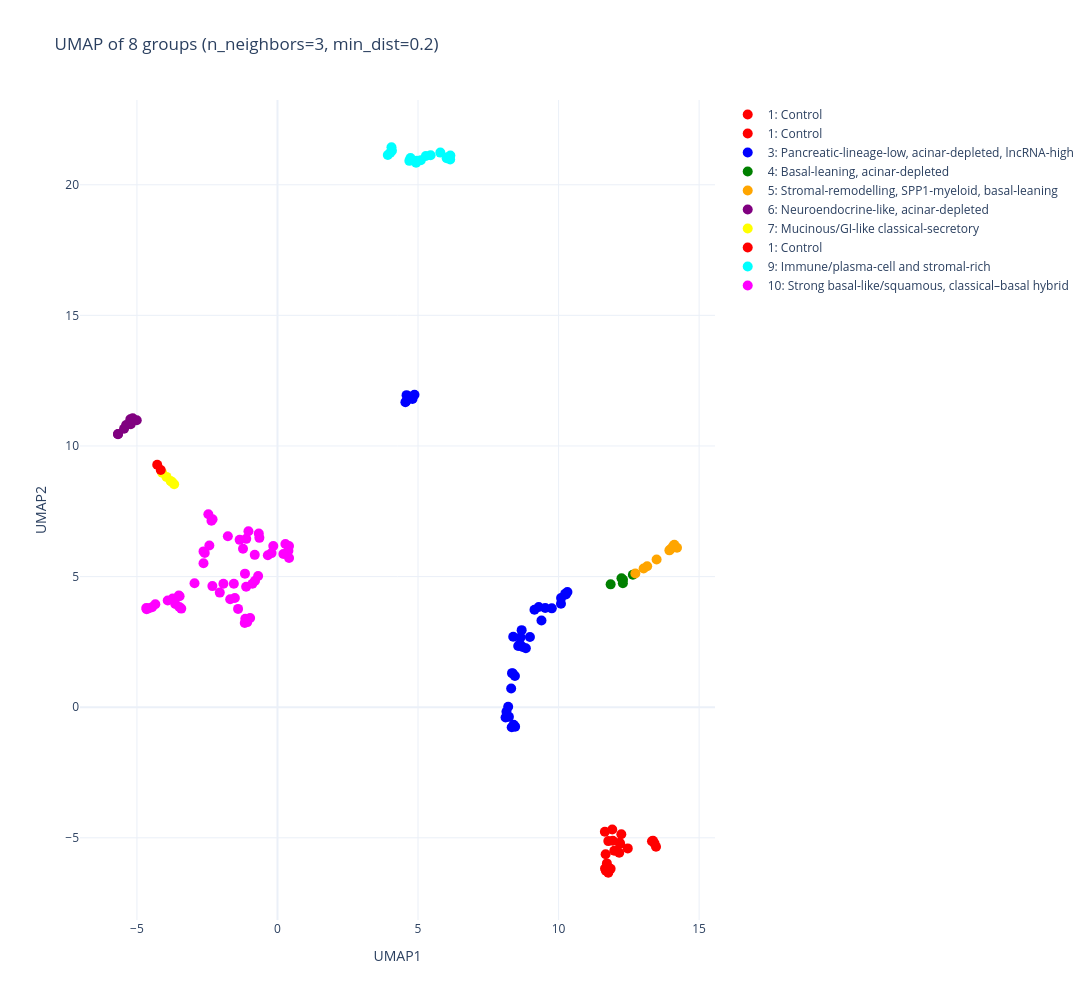

The code cell stored with this chart in its notebook:
### Code cell
import plotly.graph_objects as go

colors = [
    "red",
    "blue",
    "green",
    "orange",
    "purple",
    "yellow",
    "cyan",
    "magenta",
    "black",
    "gray",
]

dic_groups = {
    1: "Control",
    2: "Control",
    3: "Pancreatic-lineage-low, acinar-depleted, lncRNA-high",
    4: "Basal-leaning, acinar-depleted",
    5: "Stromal-remodelling, SPP1-myeloid, basal-leaning",
    6: "Neuroendocrine-like, acinar-depleted",
    7: "Mucinous/GI-like classical-secretory",
    8: "Control",
    9: "Immune/plasma-cell and stromal-rich",
    10: "Strong basal-like/squamous, classical–basal hybrid",
}



fig = cbio.plot_PCA_UMAP_plotly(df_umap=df_umap, df_hca=df_hca, dic_groups=dic_groups, n_neighbors=n_neighbors, min_dist=min_dist, width=1300, height=1000)

if fig: fig.show()

### Figure 1 — Plotly figure (JSON) as saved in the notebook; plotly's stock layout.template omitted (floating-point values rounded to 4 significant figures)
{"data": [{"customdata": ["N-C3L-07033", "N-C3L-07032", "N-C3L-07037"], "hovertemplate": "<b>%{customdata}</b><br>1: Control<br>UMAP1: %{x:.3f}<br>UMAP2: %{y:.3f}<extra></extra>", "marker": {"color": "red", "size": 10}, "mode": "markers+text", "name": "1: Control", "text": "", "textfont": {"size": 11}, "textposition": "middle right", "type": "scatter", "x": [11.68, 11.85, 11.77], "y": [-6.258, -6.188, -6.338]}, {"customdata": ["N-C3L-04072", "N-C3L-00589", "N-C3L-03123", "N-C3L-04080", "N-C3L-00640", "N-C3N-01719", "N-C3L-00819", "N-C3L-01689", "N-C3N-01899", "N-C3N-00517", "N-C3N-03069", "N-C3N-02765", "N-C3N-02589", "N-C3N-02996", "N-C3L-02606", "N-C3N-03173", "N-C3N-02696"], "hovertemplate": "<b>%{customdata}</b><br>1: Control<br>UMAP1: %{x:.3f}<br>UMAP2: %{y:.3f}<extra></extra>", "marker": {"color": "red", "size": 10}, "mode": "markers+text", "name": "1: Control", "text": "", "textfont": {"size": 11}, "textposition": "middle right", "type": "scatter", "x": [12.19, 11.72, 13.36, 11.77, 11.93, 11.65, 11.98, 11.65, 11.91, 12.17, 13.41, 13.32, 12.46, 13.47, 12.16, 11.67, 12.23], "y": [-5.227, -5.979, -5.113, -5.127, -5.112, -4.768, -5.495, -6.175, -4.68, -5.189, -5.213, -5.131, -5.406, -5.343, -5.57, -5.631, -4.867]}, {"customdata": ["T-C3L-02890", "T-C3L-03635", "T-C3L-02701", "T-C3L-00589", "T-C3L-03123", "T-C3L-01124", "T-C3L-00625", "T-C3N-03439", "T-C3L-00277", "T-C3L-04080", "T-C3N-02944", "T-C3N-01388", "T-C3L-00640", "T-C3N-01719", "T-C3N-04284", "T-C3N-00511", "T-C3N-03061", "T-C3N-03839", "T-C3N-01899", "T-C3N-03069", "T-C3N-02765", "T-C3L-01032", "T-C3L-04853", "T-C3L-04495", "T-C3L-00881", "T-C3N-01716", "T-C3N-03000", "T-C3L-03632", "T-C3N-02589", "T-C3N-03006", "T-C3N-02996", "T-C3L-03639", "T-C3L-02606", "T-C3N-03173", "T-C3N-02696"], "hovertemplate": "<b>%{customdata}</b><br>3: Pancreatic-lineage-low, acinar-depleted, lncRNA-high<br>UMAP1: %{x:.3f}<br>UMAP2: %{y:.3f}<extra></extra>", "marker": {"color": "blue", "size": 10}, "mode": "markers+text", "name": "3: Pancreatic-lineage-low, acinar-depleted, lncRNA-high", "text": "", "textfont": {"size": 11}, "textposition": "middle right", "type": "scatter", "x": [8.454, 8.62, 4.552, 10.09, 4.691, 8.373, 8.981, 8.65, 4.803, 8.343, 9.392, 9.759, 10.09, 8.563, 8.401, 10.31, 8.836, 9.143, 8.722, 4.586, 8.387, 10.26, 8.687, 8.447, 8.314, 10.23, 4.874, 8.207, 8.115, 8.145, 9.295, 4.593, 9.526, 8.233, 8.333], "y": [-0.7442, 2.418, 11.67, 4.177, 11.88, 1.289, 2.689, 2.673, 11.8, 1.303, 3.317, 3.784, 3.957, 2.346, -0.6729, 4.412, 2.259, 3.731, 2.307, 11.72, 2.698, 4.312, 2.949, 1.192, 0.7167, 4.345, 11.96, 0.0171, -0.3974, -0.1729, 3.833, 11.95, 3.795, -0.3691, -0.7704]}, {"customdata": ["T-C3L-04072", "T-C3N-03666", "T-C3L-00819", "T-C3N-03754", "T-C3N-03665"], "hovertemplate": "<b>%{customdata}</b><br>4: Basal-leaning, acinar-depleted<br>UMAP1: %{x:.3f}<br>UMAP2: %{y:.3f}<extra></extra>", "marker": {"color": "green", "size": 10}, "mode": "markers+text", "name": "4: Basal-leaning, acinar-depleted", "text": "", "textfont": {"size": 11}, "textposition": "middle right", "type": "scatter", "x": [12.29, 12.24, 11.85, 12.64, 12.29], "y": [4.744, 4.938, 4.703, 5.069, 4.881]}, {"customdata": ["T-C3N-01383", "T-C3L-01053", "T-C3L-02115", "T-C3L-01598", "T-C3L-01689", "T-C3L-01971", "T-C3N-00517", "T-C3N-01382", "T-C3L-01051"], "hovertemplate": "<b>%{customdata}</b><br>5: Stromal-remodelling, SPP1-myeloid, basal-leaning<br>UMAP1: %{x:.3f}<br>UMAP2: %{y:.3f}<extra></extra>", "marker": {"color": "orange", "size": 10}, "mode": "markers+text", "name": "5: Stromal-remodelling, SPP1-myeloid, basal-leaning", "text": "", "textfont": {"size": 11}, "textposition": "middle right", "type": "scatter", "x": [13.03, 14.21, 14.12, 13.15, 12.73, 13.94, 13.98, 13.49, 14.07], "y": [5.309, 6.103, 6.22, 5.394, 5.118, 6.005, 6.049, 5.655, 6.162]}, {"customdata": ["T-TCGA-3A-A9IL", "T-TCGA-3A-A9IN", "T-TCGA-3A-A9IS", "T-TCGA-2L-AAQM", "T-TCGA-3A-A9IR", "T-TCGA-3A-A9IV", "T-TCGA-3A-A9IO", "T-TCGA-3A-A9IJ"], "hovertemplate": "<b>%{customdata}</b><br>6: Neuroendocrine-like, acinar-depleted<br>UMAP1: %{x:.3f}<br>UMAP2: %{y:.3f}<extra></extra>", "marker": {"color": "purple", "size": 10}, "mode": "markers+text", "name": "6: Neuroendocrine-like, acinar-depleted", "text": "", "textfont": {"size": 11}, "textposition": "middle right", "type": "scatter", "x": [-5.673, -5.673, -5.15, -5.219, -5.384, -5.459, -5.235, -5.007], "y": [10.46, 10.45, 11.06, 10.84, 10.8, 10.66, 11.02, 10.99]}, {"customdata": ["T-TCGA-IB-8126", "T-TCGA-LB-A9Q5", "T-TCGA-FB-AAPP", "T-TCGA-US-A776", "T-TCGA-HZ-7289"], "hovertemplate": "<b>%{customdata}</b><br>7: Mucinous/GI-like classical-secretory<br>UMAP1: %{x:.3f}<br>UMAP2: %{y:.3f}<extra></extra>", "marker": {"color": "yellow", "size": 10}, "mode": "markers+text", "name": "7: Mucinous/GI-like classical-secretory", "text": "", "textfont": {"size": 11}, "textposition": "middle right", "type": "scatter", "x": [-3.675, -3.751, -3.947, -3.802, -4.104], "y": [8.535, 8.621, 8.817, 8.659, 8.977]}, {"customdata": ["T-TCGA-2J-AABV", "T-TCGA-F2-6880"], "hovertemplate": "<b>%{customdata}</b><br>1: Control<br>UMAP1: %{x:.3f}<br>UMAP2: %{y:.3f}<extra></extra>", "marker": {"color": "red", "size": 10}, "mode": "markers+text", "name": "1: Control", "text": "", "textfont": {"size": 11}, "textposition": "middle right", "type": "scatter", "x": [-4.152, -4.278], "y": [9.079, 9.28]}, {"customdata": ["T-TCGA-HZ-8637", "T-TCGA-US-A77J", "T-TCGA-XN-A8T5", "T-TCGA-HZ-7920", "T-TCGA-HV-A5A5", "T-TCGA-IB-AAUW", "T-TCGA-HZ-A49H", "T-TCGA-IB-7888", "T-TCGA-IB-7897", "T-TCGA-F2-7276", "T-TCGA-IB-AAUT", "T-TCGA-HZ-8519", "T-TCGA-HZ-A77P", "T-TCGA-F2-7273", "T-TCGA-H6-A45N", "N-TCGA-H6-A45N"], "hovertemplate": "<b>%{customdata}</b><br>9: Immune/plasma-cell and stromal-rich<br>UMAP1: %{x:.3f}<br>UMAP2: %{y:.3f}<extra></extra>", "marker": {"color": "cyan", "size": 10}, "mode": "markers+text", "name": "9: Immune/plasma-cell and stromal-rich", "text": "", "textfont": {"size": 11}, "textposition": "middle right", "type": "scatter", "x": [4.931, 6.055, 5.794, 4.014, 6.02, 4.733, 6.144, 5.448, 4.072, 4.955, 5.099, 3.925, 6.151, 4.692, 5.279, 4.055], "y": [20.84, 21.05, 21.23, 21.23, 21.02, 21.03, 20.97, 21.13, 21.3, 20.92, 20.94, 21.14, 21.12, 20.92, 21.1, 21.44]}, {"customdata": ["T-TCGA-IB-A6UG", "T-TCGA-HV-A5A6", "T-TCGA-FB-A5VM", "T-TCGA-3A-A9IB", "T-TCGA-3A-A9I9", "T-TCGA-IB-7651", "T-TCGA-HV-A5A4", "T-TCGA-IB-7889", "T-TCGA-IB-A5SS", "T-TCGA-HZ-7919", "T-TCGA-2J-AAB8", "T-TCGA-HV-A7OL", "T-TCGA-HZ-A4BH", "T-TCGA-HZ-7926", "T-TCGA-FB-A78T", "T-TCGA-HZ-A49I", "T-TCGA-Q3-AA2A", "T-TCGA-HZ-8005", "T-TCGA-FB-AAPS", "T-TCGA-F2-A44G", "T-TCGA-F2-A7TX", "T-TCGA-2L-AAQL", "T-TCGA-IB-7652", "T-TCGA-IB-7644", "T-TCGA-Q3-A5QY", "T-TCGA-HV-AA8X", "T-TCGA-3A-A9IH", "T-TCGA-HV-AA8V", "T-TCGA-2J-AABU", "T-TCGA-IB-8127", "T-TCGA-IB-AAUP", "T-TCGA-US-A774", "T-TCGA-IB-7893", "T-TCGA-HZ-8636", "T-TCGA-HZ-8315", "T-TCGA-FB-A7DR", "T-TCGA-HZ-A77Q", "T-TCGA-2J-AABH", "T-TCGA-HZ-A9TJ", "T-TCGA-F2-6879", "T-TCGA-H6-8124", "T-TCGA-2J-AAB1", "T-TCGA-HZ-8638", "T-TCGA-RB-A7B8", "T-TCGA-US-A77E", "T-TCGA-F2-A44H", "T-TCGA-HZ-A4BK", "T-TCGA-YH-A8SY", "T-TCGA-H8-A6C1", "T-TCGA-2J-AAB4", "T-TCGA-2J-AABI", "T-TCGA-2J-AABT"], "hovertemplate": "<b>%{customdata}</b><br>10: Strong basal-like/squamous, classical–basal hybrid<br>UMAP1: %{x:.3f}<br>UMAP2: %{y:.3f}<extra></extra>", "marker": {"color": "magenta", "size": 10}, "mode": "markers+text", "name": "10: Strong basal-like/squamous, classical–basal hybrid", "text": "", "textfont": {"size": 11}, "textposition": "middle right", "type": "scatter", "x": [-2.348, -0.2111, -0.6644, -1.157, -2.309, -3.51, -2.053, -0.8905, 0.3886, -4.655, -1.074, 0.2822, -3.482, -4.346, -2.588, -1.682, 0.2093, -0.149, -1.765, -0.9736, -2.631, -1.033, -3.423, -1.402, -1.346, -0.7982, -0.6882, -1.553, 0.412, -4.667, -3.635, -3.727, -0.3431, -4.461, -4.57, -2.316, -1.164, -2.424, -1.111, -1.144, -1.226, -1.516, -3.491, -0.8088, -1.114, -2.458, -3.905, 0.4107, -1.923, -2.951, -0.6434, -2.631], "y": [7.137, 5.899, 6.646, 5.113, 7.196, 4.274, 4.387, 4.725, 5.993, 3.748, 3.257, 6.251, 4.247, 3.942, 5.904, 4.131, 5.868, 6.171, 6.543, 3.415, 5.509, 6.737, 3.774, 3.763, 6.406, 4.84, 5.02, 4.724, 5.712, 3.796, 3.948, 4.164, 5.818, 3.824, 3.785, 4.636, 3.222, 6.191, 6.445, 3.387, 6.067, 4.183, 3.837, 5.832, 4.61, 7.388, 4.084, 6.169, 4.723, 4.746, 6.483, 5.965]}], "layout": {"height": 1000, "hovermode": "closest", "title": {"text": "UMAP of 8 groups (n_neighbors=3, min_dist=0.2)"}, "width": 1300, "xaxis": {"title": {"text": "UMAP1"}}, "yaxis": {"title": {"text": "UMAP2"}}}}
